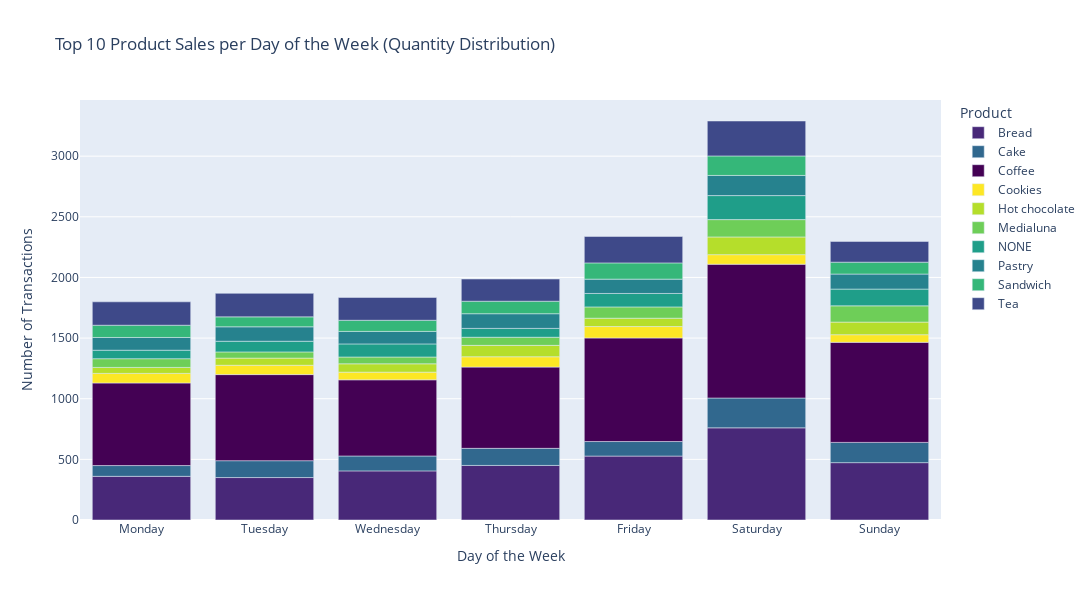
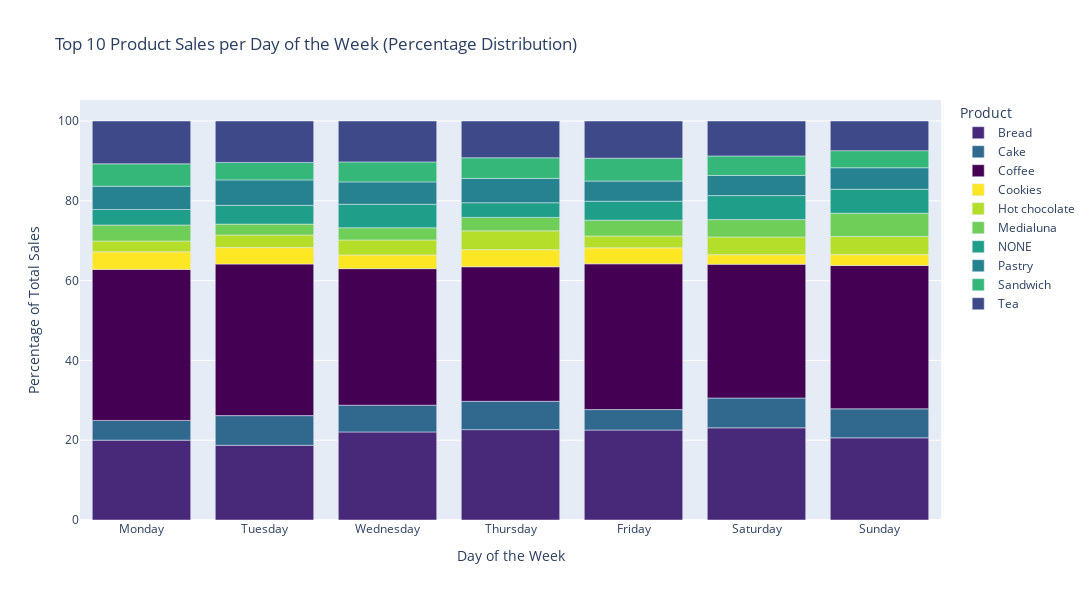

Source (notebook cell) for these figures, in order:
### Markdown cell above
* Looks like Coffee is the most popular product throughout every hour of the day, followed by Bread and Tea.
* As we can see, coffee acounts for the largest percentage of sales along all hours of the day.
* Coffee represents an outstanding 54% of sales at 7:00 AM, when people likely run to the market to get their dose of coffee for the day.
* On the other hand for cake, we interestingly see how its percentage increases during the afternoon, with people probably getting desserts for dinner time.
* Bread also has a clear peak during morning hours, but salesare pretty steady throughout the day with no dramatic increase or decreases.
* Medialunas and pastries are commonly eaten with coffee or tea are mainly both either at early morning or late at night, which are the hours when one would normally crave these. 
* Tea has an increasing patricipation in sales throught the day, but quantities are pretty stable overal.

**Next, it could be intersting to know which products are mostly sold per day of the week**

### Code cell
# Filter for the top 10 products
top_10_products = top_10['Item'].tolist()
pos_top_10 = pos[pos['Item'].isin(top_10_products)]

# Count occurrences of each top 10 product per day of the week
sales_by_day_top_10 = pos_top_10.groupby(['Day_of_Week_Name', 'Item']).size().unstack(fill_value=0)

# Melt the DataFrame for Plotly
melted_df_top_10 = sales_by_day_top_10.reset_index().melt(id_vars='Day_of_Week_Name', var_name='Product', value_name='Count')

# Calculate the percentage of each product from the total sales per day
melted_df_top_10['Percentage'] = melted_df_top_10.groupby('Day_of_Week_Name')['Count'].transform(lambda x: x / x.sum() * 100)

# Define color map using Viridis
color_map = px.colors.sequential.Viridis

# Set the order of days of the week
day_order = ['Monday', 'Tuesday', 'Wednesday', 'Thursday', 'Friday', 'Saturday', 'Sunday']

# Plot the fully stacked bar chart with Plotly
weekly_stack = px.bar(melted_df_top_10, x='Day_of_Week_Name', y='Count', color='Product',
                           title='Top 10 Product Sales per Day of the Week (Quantity Distribution)',
                           labels={'Count': 'Number of Transactions', 'Day_of_Week_Name': 'Day of the Week'},
                           color_discrete_map=dict(zip(top_10_products, color_map)),
                           category_orders={'Day_of_Week_Name': day_order},  # Set the order of days
                           height=600, width=1500)

# Show the fully stacked plot
weekly_stack.show()

# Plot the percentage distribution
weekly_fullstack = px.bar(melted_df_top_10, x='Day_of_Week_Name', y='Percentage', color='Product',
                                title='Top 10 Product Sales per Day of the Week (Percentage Distribution)',
                                labels={'Percentage': 'Percentage of Total Sales', 'Day_of_Week_Name': 'Day of the Week'},
                                color_discrete_map=dict(zip(top_10_products, color_map)),
                                category_orders={'Day_of_Week_Name': day_order},  # Set the order of days
                                height=600, width=1500)

# Show the percentage plot
weekly_fullstack.show()

### Figure 1 — Plotly figure (JSON) as saved in the notebook; plotly's stock layout.template omitted (floating-point values rounded to 4 significant figures)
{"data": [{"alignmentgroup": "True", "hovertemplate": "Product=Bread<br>Day of the Week=%{x}<br>Number of Transactions=%{y}<extra></extra>", "legendgroup": "Bread", "marker": {"color": "#482878", "pattern": {"shape": ""}}, "name": "Bread", "offsetgroup": "Bread", "orientation": "v", "showlegend": true, "textposition": "auto", "type": "bar", "x": ["Friday", "Monday", "Saturday", "Sunday", "Thursday", "Tuesday", "Wednesday"], "xaxis": "x", "y": [527, 360, 760, 473, 450, 350, 405], "yaxis": "y"}, {"alignmentgroup": "True", "hovertemplate": "Product=Cake<br>Day of the Week=%{x}<br>Number of Transactions=%{y}<extra></extra>", "legendgroup": "Cake", "marker": {"color": "#31688e", "pattern": {"shape": ""}}, "name": "Cake", "offsetgroup": "Cake", "orientation": "v", "showlegend": true, "textposition": "auto", "type": "bar", "x": ["Friday", "Monday", "Saturday", "Sunday", "Thursday", "Tuesday", "Wednesday"], "xaxis": "x", "y": [120, 89, 246, 167, 141, 139, 123], "yaxis": "y"}, {"alignmentgroup": "True", "hovertemplate": "Product=Coffee<br>Day of the Week=%{x}<br>Number of Transactions=%{y}<extra></extra>", "legendgroup": "Coffee", "marker": {"color": "#440154", "pattern": {"shape": ""}}, "name": "Coffee", "offsetgroup": "Coffee", "orientation": "v", "showlegend": true, "textposition": "auto", "type": "bar", "x": ["Friday", "Monday", "Saturday", "Sunday", "Thursday", "Tuesday", "Wednesday"], "xaxis": "x", "y": [854, 681, 1103, 825, 670, 710, 628], "yaxis": "y"}, {"alignmentgroup": "True", "hovertemplate": "Product=Cookies<br>Day of the Week=%{x}<br>Number of Transactions=%{y}<extra></extra>", "legendgroup": "Cookies", "marker": {"color": "#fde725", "pattern": {"shape": ""}}, "name": "Cookies", "offsetgroup": "Cookies", "orientation": "v", "showlegend": true, "textposition": "auto", "type": "bar", "x": ["Friday", "Monday", "Saturday", "Sunday", "Thursday", "Tuesday", "Wednesday"], "xaxis": "x", "y": [94, 79, 79, 63, 85, 77, 63], "yaxis": "y"}, {"alignmentgroup": "True", "hovertemplate": "Product=Hot chocolate<br>Day of the Week=%{x}<br>Number of Transactions=%{y}<extra></extra>", "legendgroup": "Hot chocolate", "marker": {"color": "#b5de2b", "pattern": {"shape": ""}}, "name": "Hot chocolate", "offsetgroup": "Hot chocolate", "orientation": "v", "showlegend": true, "textposition": "auto", "type": "bar", "x": ["Friday", "Monday", "Saturday", "Sunday", "Thursday", "Tuesday", "Wednesday"], "xaxis": "x", "y": [69, 49, 146, 104, 94, 59, 69], "yaxis": "y"}, {"alignmentgroup": "True", "hovertemplate": "Product=Medialuna<br>Day of the Week=%{x}<br>Number of Transactions=%{y}<extra></extra>", "legendgroup": "Medialuna", "marker": {"color": "#6ece58", "pattern": {"shape": ""}}, "name": "Medialuna", "offsetgroup": "Medialuna", "orientation": "v", "showlegend": true, "textposition": "auto", "type": "bar", "x": ["Friday", "Monday", "Saturday", "Sunday", "Thursday", "Tuesday", "Wednesday"], "xaxis": "x", "y": [93, 72, 143, 134, 67, 51, 56], "yaxis": "y"}, {"alignmentgroup": "True", "hovertemplate": "Product=NONE<br>Day of the Week=%{x}<br>Number of Transactions=%{y}<extra></extra>", "legendgroup": "NONE", "marker": {"color": "#1f9e89", "pattern": {"shape": ""}}, "name": "NONE", "offsetgroup": "NONE", "orientation": "v", "showlegend": true, "textposition": "auto", "type": "bar", "x": ["Friday", "Monday", "Saturday", "Sunday", "Thursday", "Tuesday", "Wednesday"], "xaxis": "x", "y": [111, 70, 198, 138, 73, 88, 108], "yaxis": "y"}, {"alignmentgroup": "True", "hovertemplate": "Product=Pastry<br>Day of the Week=%{x}<br>Number of Transactions=%{y}<extra></extra>", "legendgroup": "Pastry", "marker": {"color": "#26828e", "pattern": {"shape": ""}}, "name": "Pastry", "offsetgroup": "Pastry", "orientation": "v", "showlegend": true, "textposition": "auto", "type": "bar", "x": ["Friday", "Monday", "Saturday", "Sunday", "Thursday", "Tuesday", "Wednesday"], "xaxis": "x", "y": [118, 105, 166, 124, 121, 119, 103], "yaxis": "y"}, {"alignmentgroup": "True", "hovertemplate": "Product=Sandwich<br>Day of the Week=%{x}<br>Number of Transactions=%{y}<extra></extra>", "legendgroup": "Sandwich", "marker": {"color": "#35b779", "pattern": {"shape": ""}}, "name": "Sandwich", "offsetgroup": "Sandwich", "orientation": "v", "showlegend": true, "textposition": "auto", "type": "bar", "x": ["Friday", "Monday", "Saturday", "Sunday", "Thursday", "Tuesday", "Wednesday"], "xaxis": "x", "y": [134, 101, 161, 98, 103, 82, 92], "yaxis": "y"}, {"alignmentgroup": "True", "hovertemplate": "Product=Tea<br>Day of the Week=%{x}<br>Number of Transactions=%{y}<extra></extra>", "legendgroup": "Tea", "marker": {"color": "#3e4989", "pattern": {"shape": ""}}, "name": "Tea", "offsetgroup": "Tea", "orientation": "v", "showlegend": true, "textposition": "auto", "type": "bar", "x": ["Friday", "Monday", "Saturday", "Sunday", "Thursday", "Tuesday", "Wednesday"], "xaxis": "x", "y": [218, 193, 288, 171, 183, 194, 188], "yaxis": "y"}], "layout": {"barmode": "relative", "height": 600, "legend": {"title": {"text": "Product"}, "tracegroupgap": 0}, "title": {"text": "Top 10 Product Sales per Day of the Week (Quantity Distribution)"}, "width": 1500, "xaxis": {"anchor": "y", "categoryarray": ["Monday", "Tuesday", "Wednesday", "Thursday", "Friday", "Saturday", "Sunday"], "categoryorder": "array", "domain": [0, 1], "title": {"text": "Day of the Week"}}, "yaxis": {"anchor": "x", "domain": [0, 1], "title": {"text": "Number of Transactions"}}}}

### Figure 2 — Plotly figure (JSON) as saved in the notebook; plotly's stock layout.template omitted (floating-point values rounded to 4 significant figures)
{"data": [{"alignmentgroup": "True", "hovertemplate": "Product=Bread<br>Day of the Week=%{x}<br>Percentage of Total Sales=%{y}<extra></extra>", "legendgroup": "Bread", "marker": {"color": "#482878", "pattern": {"shape": ""}}, "name": "Bread", "offsetgroup": "Bread", "orientation": "v", "showlegend": true, "textposition": "auto", "type": "bar", "x": ["Friday", "Monday", "Saturday", "Sunday", "Thursday", "Tuesday", "Wednesday"], "xaxis": "x", "y": [22.54, 20.01, 23.1, 20.59, 22.65, 18.73, 22.07], "yaxis": "y"}, {"alignmentgroup": "True", "hovertemplate": "Product=Cake<br>Day of the Week=%{x}<br>Percentage of Total Sales=%{y}<extra></extra>", "legendgroup": "Cake", "marker": {"color": "#31688e", "pattern": {"shape": ""}}, "name": "Cake", "offsetgroup": "Cake", "orientation": "v", "showlegend": true, "textposition": "auto", "type": "bar", "x": ["Friday", "Monday", "Saturday", "Sunday", "Thursday", "Tuesday", "Wednesday"], "xaxis": "x", "y": [5.133, 4.947, 7.477, 7.27, 7.096, 7.437, 6.703], "yaxis": "y"}, {"alignmentgroup": "True", "hovertemplate": "Product=Coffee<br>Day of the Week=%{x}<br>Percentage of Total Sales=%{y}<extra></extra>", "legendgroup": "Coffee", "marker": {"color": "#440154", "pattern": {"shape": ""}}, "name": "Coffee", "offsetgroup": "Coffee", "orientation": "v", "showlegend": true, "textposition": "auto", "type": "bar", "x": ["Friday", "Monday", "Saturday", "Sunday", "Thursday", "Tuesday", "Wednesday"], "xaxis": "x", "y": [36.53, 37.85, 33.53, 35.92, 33.72, 37.99, 34.22], "yaxis": "y"}, {"alignmentgroup": "True", "hovertemplate": "Product=Cookies<br>Day of the Week=%{x}<br>Percentage of Total Sales=%{y}<extra></extra>", "legendgroup": "Cookies", "marker": {"color": "#fde725", "pattern": {"shape": ""}}, "name": "Cookies", "offsetgroup": "Cookies", "orientation": "v", "showlegend": true, "textposition": "auto", "type": "bar", "x": ["Friday", "Monday", "Saturday", "Sunday", "Thursday", "Tuesday", "Wednesday"], "xaxis": "x", "y": [4.021, 4.391, 2.401, 2.743, 4.278, 4.12, 3.433], "yaxis": "y"}, {"alignmentgroup": "True", "hovertemplate": "Product=Hot chocolate<br>Day of the Week=%{x}<br>Percentage of Total Sales=%{y}<extra></extra>", "legendgroup": "Hot chocolate", "marker": {"color": "#b5de2b", "pattern": {"shape": ""}}, "name": "Hot chocolate", "offsetgroup": "Hot chocolate", "orientation": "v", "showlegend": true, "textposition": "auto", "type": "bar", "x": ["Friday", "Monday", "Saturday", "Sunday", "Thursday", "Tuesday", "Wednesday"], "xaxis": "x", "y": [2.951, 2.724, 4.438, 4.528, 4.731, 3.157, 3.76], "yaxis": "y"}, {"alignmentgroup": "True", "hovertemplate": "Product=Medialuna<br>Day of the Week=%{x}<br>Percentage of Total Sales=%{y}<extra></extra>", "legendgroup": "Medialuna", "marker": {"color": "#6ece58", "pattern": {"shape": ""}}, "name": "Medialuna", "offsetgroup": "Medialuna", "orientation": "v", "showlegend": true, "textposition": "auto", "type": "bar", "x": ["Friday", "Monday", "Saturday", "Sunday", "Thursday", "Tuesday", "Wednesday"], "xaxis": "x", "y": [3.978, 4.002, 4.347, 5.834, 3.372, 2.729, 3.052], "yaxis": "y"}, {"alignmentgroup": "True", "hovertemplate": "Product=NONE<br>Day of the Week=%{x}<br>Percentage of Total Sales=%{y}<extra></extra>", "legendgroup": "NONE", "marker": {"color": "#1f9e89", "pattern": {"shape": ""}}, "name": "NONE", "offsetgroup": "NONE", "orientation": "v", "showlegend": true, "textposition": "auto", "type": "bar", "x": ["Friday", "Monday", "Saturday", "Sunday", "Thursday", "Tuesday", "Wednesday"], "xaxis": "x", "y": [4.748, 3.891, 6.018, 6.008, 3.674, 4.708, 5.886], "yaxis": "y"}, {"alignmentgroup": "True", "hovertemplate": "Product=Pastry<br>Day of the Week=%{x}<br>Percentage of Total Sales=%{y}<extra></extra>", "legendgroup": "Pastry", "marker": {"color": "#26828e", "pattern": {"shape": ""}}, "name": "Pastry", "offsetgroup": "Pastry", "orientation": "v", "showlegend": true, "textposition": "auto", "type": "bar", "x": ["Friday", "Monday", "Saturday", "Sunday", "Thursday", "Tuesday", "Wednesday"], "xaxis": "x", "y": [5.047, 5.837, 5.046, 5.398, 6.09, 6.367, 5.613], "yaxis": "y"}, {"alignmentgroup": "True", "hovertemplate": "Product=Sandwich<br>Day of the Week=%{x}<br>Percentage of Total Sales=%{y}<extra></extra>", "legendgroup": "Sandwich", "marker": {"color": "#35b779", "pattern": {"shape": ""}}, "name": "Sandwich", "offsetgroup": "Sandwich", "orientation": "v", "showlegend": true, "textposition": "auto", "type": "bar", "x": ["Friday", "Monday", "Saturday", "Sunday", "Thursday", "Tuesday", "Wednesday"], "xaxis": "x", "y": [5.731, 5.614, 4.894, 4.266, 5.184, 4.387, 5.014], "yaxis": "y"}, {"alignmentgroup": "True", "hovertemplate": "Product=Tea<br>Day of the Week=%{x}<br>Percentage of Total Sales=%{y}<extra></extra>", "legendgroup": "Tea", "marker": {"color": "#3e4989", "pattern": {"shape": ""}}, "name": "Tea", "offsetgroup": "Tea", "orientation": "v", "showlegend": true, "textposition": "auto", "type": "bar", "x": ["Friday", "Monday", "Saturday", "Sunday", "Thursday", "Tuesday", "Wednesday"], "xaxis": "x", "y": [9.324, 10.73, 8.754, 7.444, 9.21, 10.38, 10.25], "yaxis": "y"}], "layout": {"barmode": "relative", "height": 600, "legend": {"title": {"text": "Product"}, "tracegroupgap": 0}, "title": {"text": "Top 10 Product Sales per Day of the Week (Percentage Distribution)"}, "width": 1500, "xaxis": {"anchor": "y", "categoryarray": ["Monday", "Tuesday", "Wednesday", "Thursday", "Friday", "Saturday", "Sunday"], "categoryorder": "array", "domain": [0, 1], "title": {"text": "Day of the Week"}}, "yaxis": {"anchor": "x", "domain": [0, 1], "title": {"text": "Percentage of Total Sales"}}}}
